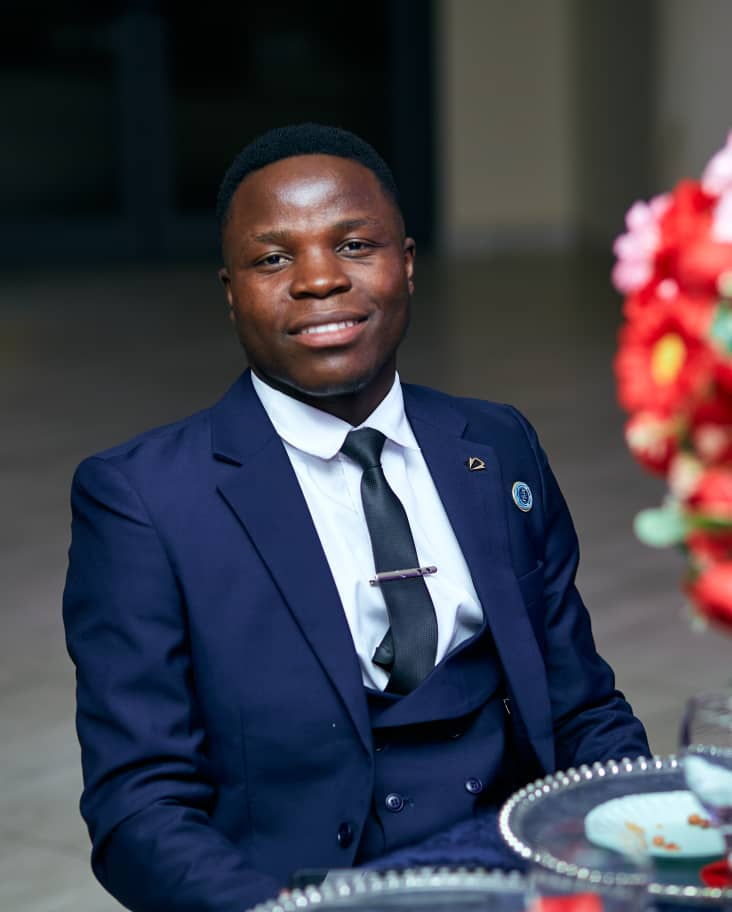
#> input picture ComputerVision/images/pascal.jpg, 732 x 912 px
$ python image_inverision.py
#> lines starting #> are read from the running program, lines starting #| are printed output that depends on the picture
from PIL import Image
import numpy as np
import matplotlib.pyplot as plt

# Load image
img = Image.open("images/pascal.jpg")
#> img is the input picture: PIL image 732x912 RGB; mean R, G, B 65.3, 64.7, 75.8

# Convert to NumPy array
img_array = np.array(img)
print("Image shape: ", img_array.shape)
#| Image shape:  (912, 732, 3)
print("\nData type: ", img_array.dtype)
#| Data type:  uint8

"""
- Shape tells you grayscale vs RGB
- dtype tells you how arithmetic behaves
"""

# Invert using pure patrix math
inverted_img = 225 - img_array
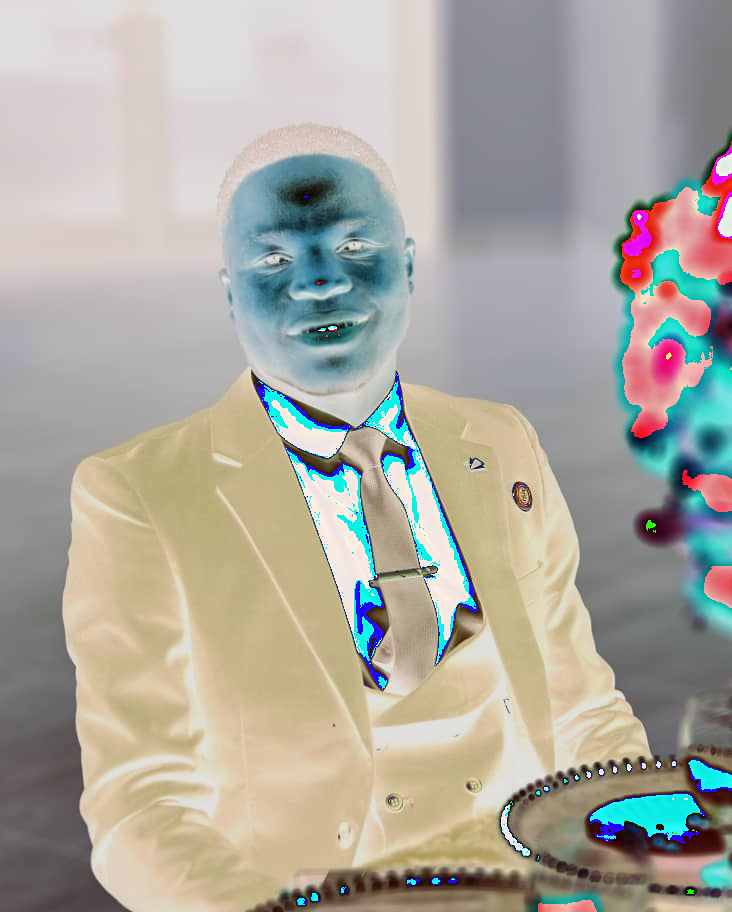
#> inverted_img: shape (912, 732, 3); mean R, G, B 171.9, 169, 159.6
print("\nInverted image: \n", inverted_img)
#> (printed output is left out)

inverted_pil = Image.fromarray(inverted_img)
inverted_pil.save("images/inverted_image.jpg")

plt.figure(figsize=(10, 5))

plt.subplot(1, 2, 1)
plt.title("Original")
plt.imshow(img_array)
plt.axis("off")

plt.subplot(1, 2, 2)
plt.title("Inverted")
plt.imshow(inverted_img)
plt.axis("off")

plt.show()
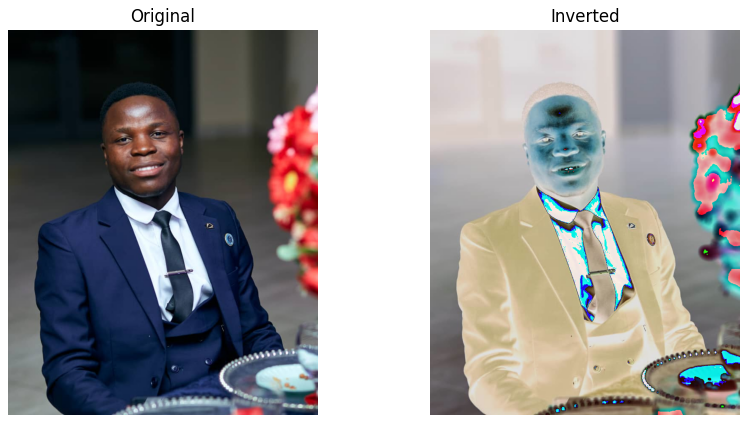
#> figure drawn by matplotlib, 2 panels
